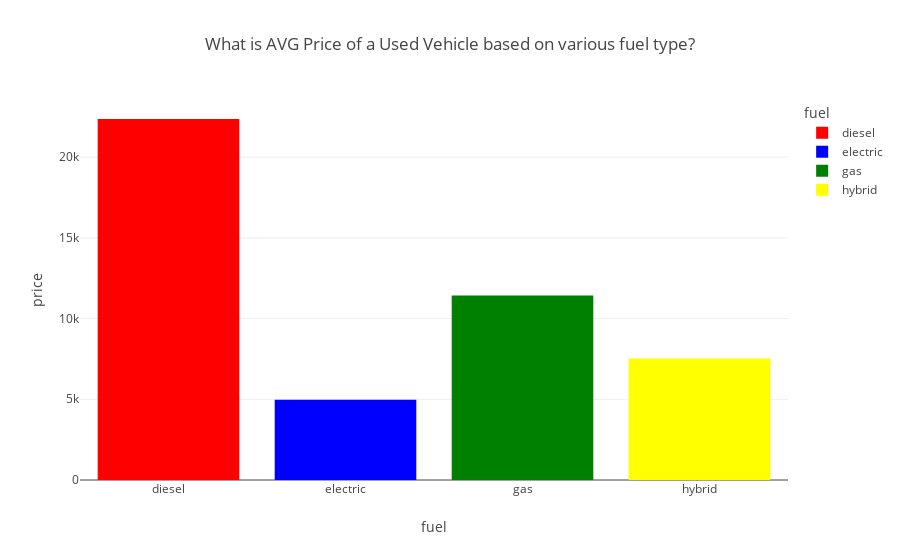

The notebook cell this image was saved under:
### Code cell
vehicles_fuel = vehicles_df.groupby('fuel')['price'].mean()
vehicles_fuel = vehicles_fuel.reset_index()
print(vehicles_fuel)
px.bar(vehicles_fuel, x='fuel', y='price', title='What is AVG Price of a Used Vehicle based on various fuel type?', color='fuel', color_discrete_sequence=['red', 'blue', 'green', 'yellow'])

### Figure 1 — Plotly figure (JSON) as saved in the notebook; plotly's stock layout.template omitted (floating-point values rounded to 4 significant figures)
{"data": [{"alignmentgroup": "True", "hovertemplate": "fuel=%{x}<br>price=%{y}<extra></extra>", "legendgroup": "diesel", "marker": {"color": "red", "pattern": {"shape": ""}}, "name": "diesel", "offsetgroup": "diesel", "orientation": "v", "showlegend": true, "textposition": "auto", "type": "bar", "x": ["diesel"], "xaxis": "x", "y": [22360.0], "yaxis": "y"}, {"alignmentgroup": "True", "hovertemplate": "fuel=%{x}<br>price=%{y}<extra></extra>", "legendgroup": "electric", "marker": {"color": "blue", "pattern": {"shape": ""}}, "name": "electric", "offsetgroup": "electric", "orientation": "v", "showlegend": true, "textposition": "auto", "type": "bar", "x": ["electric"], "xaxis": "x", "y": [4967], "yaxis": "y"}, {"alignmentgroup": "True", "hovertemplate": "fuel=%{x}<br>price=%{y}<extra></extra>", "legendgroup": "gas", "marker": {"color": "green", "pattern": {"shape": ""}}, "name": "gas", "offsetgroup": "gas", "orientation": "v", "showlegend": true, "textposition": "auto", "type": "bar", "x": ["gas"], "xaxis": "x", "y": [11430.0], "yaxis": "y"}, {"alignmentgroup": "True", "hovertemplate": "fuel=%{x}<br>price=%{y}<extra></extra>", "legendgroup": "hybrid", "marker": {"color": "yellow", "pattern": {"shape": ""}}, "name": "hybrid", "offsetgroup": "hybrid", "orientation": "v", "showlegend": true, "textposition": "auto", "type": "bar", "x": ["hybrid"], "xaxis": "x", "y": [7529.0], "yaxis": "y"}], "layout": {"barmode": "relative", "legend": {"title": {"text": "fuel"}, "tracegroupgap": 0}, "title": {"text": "What is AVG Price of a Used Vehicle based on various fuel type?"}, "xaxis": {"anchor": "y", "categoryarray": ["diesel", "electric", "gas", "hybrid"], "categoryorder": "array", "domain": [0, 1], "title": {"text": "fuel"}}, "yaxis": {"anchor": "x", "domain": [0, 1], "title": {"text": "price"}}}}
